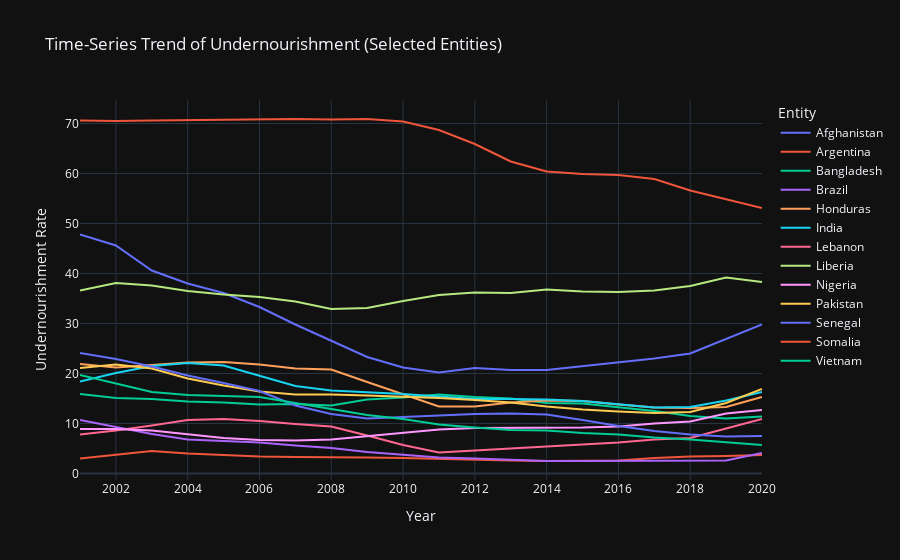

Notebook code cell kept with this figure:
### Markdown cell above
Interactive Line Chart: Created a time-series line chart showing the trend of undernourishment rates for selected countries, providing insights into how the situation evolved over time.

### Code cell
# Create an interactive line chart for selected entities
fig_selected = px.line(data_selected, x='Year', y='Prevalence of undernourishment (% of population)',
                       color='Entity', 
                       title='Time-Series Trend of Undernourishment (Selected Entities)',
                       labels={'Prevalence of undernourishment (% of population)': 'Undernourishment Rate'},
                       template='plotly_dark')

# Add interactivity to the chart
fig_selected.update_layout(hovermode='x')

# Show the interactive chart for selected entities
fig_selected.show()

### Figure 1 — Plotly figure (JSON) as saved in the notebook; plotly's stock layout.template omitted (floating-point values rounded to 4 significant figures)
{"data": [{"hovertemplate": "Entity=Afghanistan<br>Year=%{x}<br>Undernourishment Rate=%{y}<extra></extra>", "legendgroup": "Afghanistan", "line": {"color": "#636efa", "dash": "solid"}, "marker": {"symbol": "circle"}, "mode": "lines", "name": "Afghanistan", "orientation": "v", "showlegend": true, "type": "scatter", "x": [2001, 2002, 2003, 2004, 2005, 2006, 2007, 2008, 2009, 2010, 2011, 2012, 2013, 2014, 2015, 2016, 2017, 2018, 2019, 2020], "xaxis": "x", "y": [47.8, 45.6, 40.6, 38, 36.1, 33.3, 29.8, 26.5, 23.3, 21.2, 20.2, 21.1, 20.7, 20.7, 21.5, 22.2, 23, 24, 26.9, 29.8], "yaxis": "y"}, {"hovertemplate": "Entity=Argentina<br>Year=%{x}<br>Undernourishment Rate=%{y}<extra></extra>", "legendgroup": "Argentina", "line": {"color": "#EF553B", "dash": "solid"}, "marker": {"symbol": "circle"}, "mode": "lines", "name": "Argentina", "orientation": "v", "showlegend": true, "type": "scatter", "x": [2001, 2002, 2003, 2004, 2005, 2006, 2007, 2008, 2009, 2010, 2011, 2012, 2013, 2014, 2015, 2016, 2017, 2018, 2019, 2020], "xaxis": "x", "y": [3, 3.8, 4.5, 4, 3.7, 3.4, 3.3, 3.3, 3.2, 3.1, 2.9, 2.8, 2.6, 2.5, 2.5, 2.6, 3.1, 3.4, 3.5, 3.7], "yaxis": "y"}, {"hovertemplate": "Entity=Bangladesh<br>Year=%{x}<br>Undernourishment Rate=%{y}<extra></extra>", "legendgroup": "Bangladesh", "line": {"color": "#00cc96", "dash": "solid"}, "marker": {"symbol": "circle"}, "mode": "lines", "name": "Bangladesh", "orientation": "v", "showlegend": true, "type": "scatter", "x": [2001, 2002, 2003, 2004, 2005, 2006, 2007, 2008, 2009, 2010, 2011, 2012, 2013, 2014, 2015, 2016, 2017, 2018, 2019, 2020], "xaxis": "x", "y": [15.9, 15.1, 14.9, 14.4, 14.2, 13.8, 13.9, 13.6, 14.8, 15.2, 15.8, 15.3, 15, 14.1, 14, 13.3, 12.5, 11.5, 11, 11.4], "yaxis": "y"}, {"hovertemplate": "Entity=Brazil<br>Year=%{x}<br>Undernourishment Rate=%{y}<extra></extra>", "legendgroup": "Brazil", "line": {"color": "#ab63fa", "dash": "solid"}, "marker": {"symbol": "circle"}, "mode": "lines", "name": "Brazil", "orientation": "v", "showlegend": true, "type": "scatter", "x": [2001, 2002, 2003, 2004, 2005, 2006, 2007, 2008, 2009, 2010, 2011, 2012, 2013, 2014, 2015, 2016, 2017, 2018, 2019, 2020], "xaxis": "x", "y": [10.7, 9.3, 7.9, 6.8, 6.5, 6.2, 5.6, 5.1, 4.3, 3.7, 3.2, 3, 2.8, 2.5, 2.5, 2.5, 2.5, 2.5, 2.6, 4.1], "yaxis": "y"}, {"hovertemplate": "Entity=Honduras<br>Year=%{x}<br>Undernourishment Rate=%{y}<extra></extra>", "legendgroup": "Honduras", "line": {"color": "#FFA15A", "dash": "solid"}, "marker": {"symbol": "circle"}, "mode": "lines", "name": "Honduras", "orientation": "v", "showlegend": true, "type": "scatter", "x": [2001, 2002, 2003, 2004, 2005, 2006, 2007, 2008, 2009, 2010, 2011, 2012, 2013, 2014, 2015, 2016, 2017, 2018, 2019, 2020], "xaxis": "x", "y": [21.9, 21.2, 21.7, 22.2, 22.3, 21.8, 21, 20.8, 18.3, 15.8, 13.4, 13.4, 14.2, 14.6, 14.5, 13.8, 13.2, 13.1, 13.3, 15.3], "yaxis": "y"}, {"hovertemplate": "Entity=India<br>Year=%{x}<br>Undernourishment Rate=%{y}<extra></extra>", "legendgroup": "India", "line": {"color": "#19d3f3", "dash": "solid"}, "marker": {"symbol": "circle"}, "mode": "lines", "name": "India", "orientation": "v", "showlegend": true, "type": "scatter", "x": [2001, 2002, 2003, 2004, 2005, 2006, 2007, 2008, 2009, 2010, 2011, 2012, 2013, 2014, 2015, 2016, 2017, 2018, 2019, 2020], "xaxis": "x", "y": [18.4, 20.1, 21.5, 22.1, 21.6, 19.6, 17.5, 16.6, 16.3, 15.9, 15.4, 14.9, 14.9, 14.8, 14.5, 13.9, 13.2, 13.3, 14.6, 16.3], "yaxis": "y"}, {"hovertemplate": "Entity=Lebanon<br>Year=%{x}<br>Undernourishment Rate=%{y}<extra></extra>", "legendgroup": "Lebanon", "line": {"color": "#FF6692", "dash": "solid"}, "marker": {"symbol": "circle"}, "mode": "lines", "name": "Lebanon", "orientation": "v", "showlegend": true, "type": "scatter", "x": [2001, 2002, 2003, 2004, 2005, 2006, 2007, 2008, 2009, 2010, 2011, 2012, 2013, 2014, 2015, 2016, 2017, 2018, 2019, 2020], "xaxis": "x", "y": [7.8, 8.6, 9.6, 10.7, 10.9, 10.5, 9.9, 9.4, 7.6, 5.7, 4.2, 4.6, 5, 5.5, 5.9, 6.2, 6.8, 7.1, 9, 10.9], "yaxis": "y"}, {"hovertemplate": "Entity=Liberia<br>Year=%{x}<br>Undernourishment Rate=%{y}<extra></extra>", "legendgroup": "Liberia", "line": {"color": "#B6E880", "dash": "solid"}, "marker": {"symbol": "circle"}, "mode": "lines", "name": "Liberia", "orientation": "v", "showlegend": true, "type": "scatter", "x": [2001, 2002, 2003, 2004, 2005, 2006, 2007, 2008, 2009, 2010, 2011, 2012, 2013, 2014, 2015, 2016, 2017, 2018, 2019, 2020], "xaxis": "x", "y": [36.6, 38.1, 37.6, 36.5, 35.8, 35.3, 34.4, 32.9, 33.1, 34.5, 35.7, 36.2, 36.1, 36.8, 36.4, 36.3, 36.6, 37.5, 39.2, 38.3], "yaxis": "y"}, {"hovertemplate": "Entity=Nigeria<br>Year=%{x}<br>Undernourishment Rate=%{y}<extra></extra>", "legendgroup": "Nigeria", "line": {"color": "#FF97FF", "dash": "solid"}, "marker": {"symbol": "circle"}, "mode": "lines", "name": "Nigeria", "orientation": "v", "showlegend": true, "type": "scatter", "x": [2001, 2002, 2003, 2004, 2005, 2006, 2007, 2008, 2009, 2010, 2011, 2012, 2013, 2014, 2015, 2016, 2017, 2018, 2019, 2020], "xaxis": "x", "y": [8.9, 8.9, 8.6, 7.9, 7.1, 6.7, 6.6, 6.8, 7.5, 8.2, 8.8, 9.1, 9.1, 9.2, 9.2, 9.4, 10, 10.4, 12, 12.7], "yaxis": "y"}, {"hovertemplate": "Entity=Pakistan<br>Year=%{x}<br>Undernourishment Rate=%{y}<extra></extra>", "legendgroup": "Pakistan", "line": {"color": "#FECB52", "dash": "solid"}, "marker": {"symbol": "circle"}, "mode": "lines", "name": "Pakistan", "orientation": "v", "showlegend": true, "type": "scatter", "x": [2001, 2002, 2003, 2004, 2005, 2006, 2007, 2008, 2009, 2010, 2011, 2012, 2013, 2014, 2015, 2016, 2017, 2018, 2019, 2020], "xaxis": "x", "y": [21.1, 21.8, 21, 19, 17.6, 16.4, 15.8, 15.8, 15.6, 15.4, 15.1, 14.7, 14.2, 13.4, 12.8, 12.4, 12.1, 12.3, 14.1, 16.9], "yaxis": "y"}, {"hovertemplate": "Entity=Senegal<br>Year=%{x}<br>Undernourishment Rate=%{y}<extra></extra>", "legendgroup": "Senegal", "line": {"color": "#636efa", "dash": "solid"}, "marker": {"symbol": "circle"}, "mode": "lines", "name": "Senegal", "orientation": "v", "showlegend": true, "type": "scatter", "x": [2001, 2002, 2003, 2004, 2005, 2006, 2007, 2008, 2009, 2010, 2011, 2012, 2013, 2014, 2015, 2016, 2017, 2018, 2019, 2020], "xaxis": "x", "y": [24.1, 22.9, 21.4, 19.6, 18.1, 16.5, 13.6, 11.9, 11, 11.3, 11.5, 11.9, 12, 11.8, 10.7, 9.5, 8.5, 7.8, 7.4, 7.5], "yaxis": "y"}, {"hovertemplate": "Entity=Somalia<br>Year=%{x}<br>Undernourishment Rate=%{y}<extra></extra>", "legendgroup": "Somalia", "line": {"color": "#EF553B", "dash": "solid"}, "marker": {"symbol": "circle"}, "mode": "lines", "name": "Somalia", "orientation": "v", "showlegend": true, "type": "scatter", "x": [2001, 2002, 2003, 2004, 2005, 2006, 2007, 2008, 2009, 2010, 2011, 2012, 2013, 2014, 2015, 2016, 2017, 2018, 2019, 2020], "xaxis": "x", "y": [70.6, 70.5, 70.6, 70.7, 70.8, 70.9, 70.9, 70.8, 70.9, 70.4, 68.7, 65.9, 62.4, 60.4, 59.9, 59.7, 58.9, 56.6, 54.8, 53.1], "yaxis": "y"}, {"hovertemplate": "Entity=Vietnam<br>Year=%{x}<br>Undernourishment Rate=%{y}<extra></extra>", "legendgroup": "Vietnam", "line": {"color": "#00cc96", "dash": "solid"}, "marker": {"symbol": "circle"}, "mode": "lines", "name": "Vietnam", "orientation": "v", "showlegend": true, "type": "scatter", "x": [2001, 2002, 2003, 2004, 2005, 2006, 2007, 2008, 2009, 2010, 2011, 2012, 2013, 2014, 2015, 2016, 2017, 2018, 2019, 2020], "xaxis": "x", "y": [19.7, 18, 16.3, 15.7, 15.5, 15.3, 14.1, 12.9, 11.7, 10.9, 9.8, 9.2, 8.7, 8.6, 8.1, 7.8, 7.2, 6.8, 6.2, 5.7], "yaxis": "y"}], "layout": {"autosize": true, "hovermode": "x", "legend": {"title": {"text": "Entity"}, "tracegroupgap": 0}, "title": {"text": "Time-Series Trend of Undernourishment (Selected Entities)"}, "xaxis": {"anchor": "y", "autorange": true, "domain": [0, 1], "range": [2001, 2020], "title": {"text": "Year"}, "type": "linear"}, "yaxis": {"anchor": "x", "autorange": true, "domain": [0, 1], "range": [-1.3, 74.7], "title": {"text": "Undernourishment Rate"}, "type": "linear"}}}
